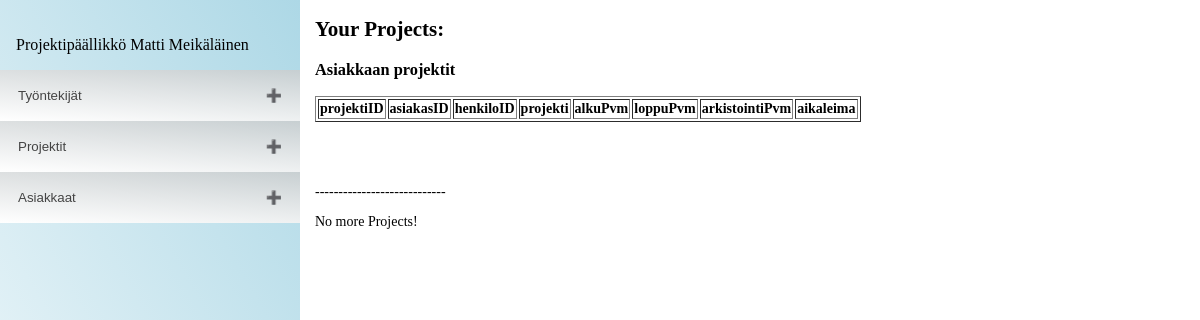
The page /view.php on the database as committed earlier.
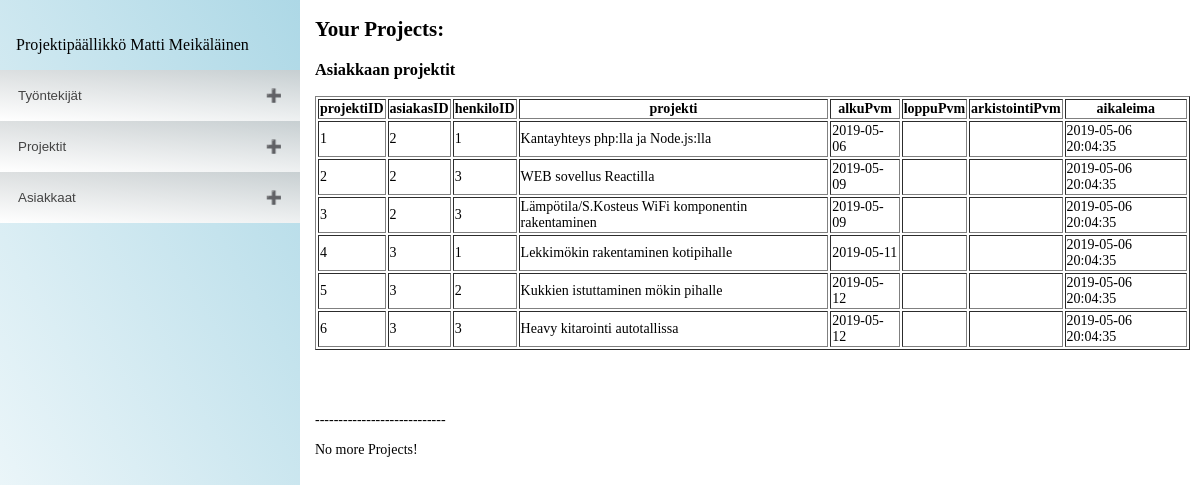
The same page on the database as committed later.
### tables this page shows
CREATE TABLE projekti (
  projektiID int(11) NOT NULL AUTO_INCREMENT,
  asiakasID int(11) NOT NULL,
  henkiloID int(11) NOT NULL COMMENT 'Asiakkaan projektin vastuuhenkilö, Projektipäällikkö',
  projekti varchar(200) not null COMMENT 'Projektin otsikko, nimi', 
  alkuPvm date DEFAULT NULL COMMENT 'Projektin alkupäivä',
  loppuPvm date DEFAULT NULL COMMENT 'Projektin loppupäivä',
  arkistointiPvm date DEFAULT NULL COMMENT 'Projektin arkistointi, passivointi päivä, eli ei aktiivinen',
  aikaleima timestamp NOT NULL DEFAULT CURRENT_TIMESTAMP,
  PRIMARY KEY (projektiID),
  KEY fk_pr_asiakas (asiakasID),
  CONSTRAINT fk_pr_asiakas FOREIGN KEY (asiakasID) REFERENCES asiakas (asiakasID),
  KEY fk_pr_henkilo (henkiloID),
  CONSTRAINT fk_pr_henkilo FOREIGN KEY (henkiloID) REFERENCES henkilo (henkiloID)
);

### view.php (the view, shortened to what this page needs)
<!DOCTYPE html>
<html lang="">
<head>
   <link rel="stylesheet" type="text/css" href="view.css">
</head>
<body>
<div class="main">
    <h2>Your Projects:</h2>
      <?php
      require 'db_connection_config.php';
      $sql = "SELECT * FROM projekti";
      $result = mysqli_query($mysqli, $sql) or die ("Bad Query: $sql");
          echo("<h3>Asiakkaan projektit </h3>");
          echo("<table border=1>");
          $finfo = mysqli_fetch_fields($result);
          foreach ($finfo as $val) {echo ('<th>'.$val->name.'</th>');}
          while ($row = mysqli_fetch_assoc($result)) {
              echo ("<tr>");
              foreach ($finfo as $val) {echo ("<td>{$row[$val->name]}</td>");}
              echo ("</tr>");
          }
          echo("</table> <br> <br>");
      ?>
    <br>
    <p>----------------------------</p>
    <p>No more Projects!</p>
</div>
<div class="sidenav">
<p style="margin-left:1em;">Projektipäällikkö Matti Meikäläinen</p>
<button class="accordion">Työntekijät</button>
<button class="accordion">Projektit</button>
<button class="accordion">Asiakkaat</button>
</body>
</html>

### view.css (style rules this page uses)
body { margin: 0; font-family: italic; }
.sidenav { height: 100%; width: 300px; position: fixed; z-index: 1; top: 0; left: 0; background: linear-gradient(60deg, white, lightblue); overflow-x: hidden; padding-top: 20px; }
.main { margin-left: 305px; font-size: 14px; padding: 0px 10px; }
.accordion { background:linear-gradient(4deg, white, #CCCC); color: #444; cursor: pointer; padding: 18px; width: 100%; text-align: left; border: none; outline: none; transition: 0.4s; }
.accordion:after { content: '\02795'; font-size: 13px; color: #777; float: right; margin-left: 5px; }

Rows that differ between the two databases and show on the page:
added projekti: projektiID "1", asiakasID "2", henkiloID "1", projekti "Kantayhteys php:lla ja Node.js:lla", alkuPvm "2019-05-06", aikaleima "2019-05-06 20:04:35"
added projekti: projektiID "2", asiakasID "2", henkiloID "3", projekti "WEB sovellus Reactilla", alkuPvm "2019-05-09", aikaleima "2019-05-06 20:04:35"
added projekti: projektiID "3", asiakasID "2", henkiloID "3", projekti "Lämpötila/S.Kosteus WiFi komponentin rakentaminen", alkuPvm "2019-05-09", aikaleima "2019-05-06 20:04:35"
added projekti: projektiID "4", asiakasID "3", henkiloID "1", projekti "Lekkimökin rakentaminen kotipihalle", alkuPvm "2019-05-11", aikaleima "2019-05-06 20:04:35"
added projekti: projektiID "5", asiakasID "3", henkiloID "2", projekti "Kukkien istuttaminen mökin pihalle", alkuPvm "2019-05-12", aikaleima "2019-05-06 20:04:35"
added projekti: projektiID "6", asiakasID "3", henkiloID "3", projekti "Heavy kitarointi autotallissa", alkuPvm "2019-05-12", aikaleima "2019-05-06 20:04:35"
